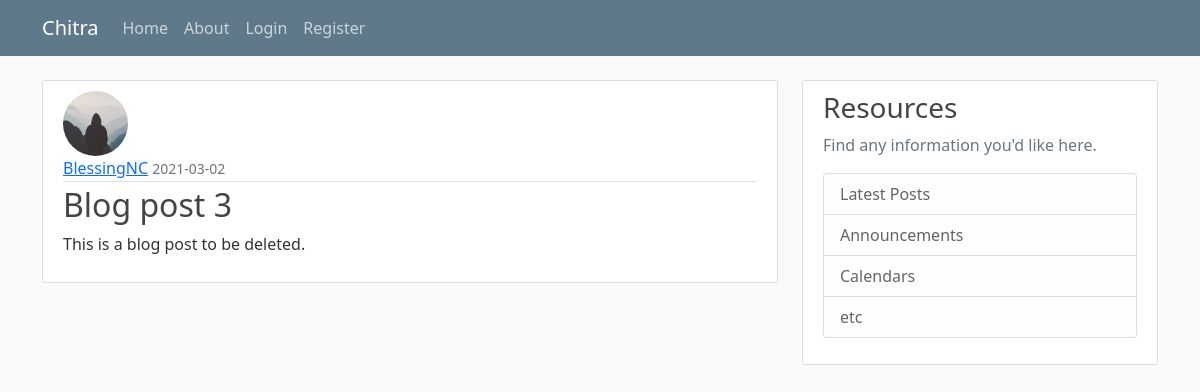
Screenshot of /post/3 with the database file from the repository.
### Flask_Blog/flaskblog/models.py (models this page shows, shortened)
class User(db.Model, UserMixin):
	id = db.Column(db.Integer, primary_key=True)
	username = db.Column(db.String(20), unique=True, nullable=False)
	email = db.Column(db.String(120), unique=True, nullable=False)
	image_file = db.Column(db.String(20), nullable=False, default="default.jpg")
	password = db.Column(db.String(60), nullable=False)
	posts = db.relationship("Post", backref="author", lazy=True)

class Post(db.Model):
	id = db.Column(db.Integer, primary_key=True)
	title = db.Column(db.String(100), nullable=False)
	date_posted = db.Column(db.DateTime, nullable=False, default=datetime.utcnow)
	content = db.Column(db.Text, nullable=False)
	user_id = db.Column(db.Integer, db.ForeignKey("user.id"), nullable=False)

### Flask_Blog/flaskblog/routes.py (the view)
@app.route("/post/<int:post_id>")
def post(post_id):
	post = Post.query.get_or_404(post_id)
	return render_template("post.html", title=post.title, post=post)

### Flask_Blog/flaskblog/templates/post.html (shortened to what this page needs)
{% extends "layout.html" %}
{% block content %}
  <article class="media content-section">
    <img class="rounded-circle article-img" src="{{ url_for('static', filename='profile_pics/' + post.author.image_file) }}">
    <div class="media-body">
      <div class="article-metadata">
        <a class="mr-2" href="{{ url_for('user_posts', username=post.author.username) }}">{{ post.author.username }}</a>
        <small class="text-muted">{{ post.date_posted.strftime('%Y-%m-%d') }}</small>
      </div>
      <h2 class="article-title">{{ post.title }}</h2>
      <p class="article-content">{{ post.content }}</p>
    </div>
  </article>
{% endblock content %}

### Flask_Blog/flaskblog/static/main.css (style rules this page uses)
body { background: #fafafa; color: #333333; margin-top: 5rem; }
h1, h2, h3, h4, h5, h6 { color: #444444; }
.content-section { background: #ffffff; padding: 10px 20px; border: 1px solid #dddddd; border-radius: 3px; margin-bottom: 20px; }
.article-title { color: #444444; }
.article-content { white-space: pre-line; }
.article-img { height: 65px; width: 65px; margin-right: 16px; }
.article-metadata { padding-bottom: 1px; margin-bottom: 4px; border-bottom: 1px solid #e3e3e3 }

### rows the page displays
User: image_file (placeholder picture), author.username "BlessingNC"
Post: date_posted "2021-03-02", title "Blog post 3", content "This is a blog post to be deleted."
